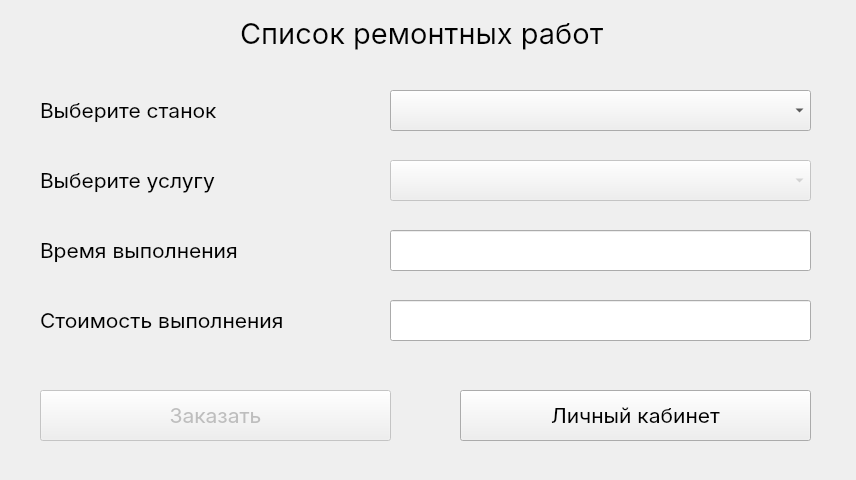
<?xml version="1.0" encoding="UTF-8"?>
<ui version="4.0">
 <class>ClientRepairsWindow</class>
 <widget class="QWidget" name="ClientRepairsWindow">
  <property name="geometry">
   <rect>
    <x>0</x>
    <y>0</y>
    <width>856</width>
    <height>480</height>
   </rect>
  </property>
  <property name="minimumSize">
   <size>
    <width>856</width>
    <height>480</height>
   </size>
  </property>
  <property name="maximumSize">
   <size>
    <width>856</width>
    <height>480</height>
   </size>
  </property>
  <property name="windowTitle">
   <string>Список ремонтных работ</string>
  </property>
  <widget class="QLabel" name="machine_label">
   <property name="geometry">
    <rect>
     <x>40</x>
     <y>90</y>
     <width>241</width>
     <height>41</height>
    </rect>
   </property>
   <property name="font">
    <font>
     <family>Inter</family>
     <pointsize>16</pointsize>
    </font>
   </property>
   <property name="text">
    <string>Выберите станок</string>
   </property>
   <property name="margin">
    <number>0</number>
   </property>
  </widget>
  <widget class="QLabel" name="repair_label">
   <property name="geometry">
    <rect>
     <x>40</x>
     <y>160</y>
     <width>231</width>
     <height>41</height>
    </rect>
   </property>
   <property name="font">
    <font>
     <family>Inter</family>
     <pointsize>16</pointsize>
    </font>
   </property>
   <property name="text">
    <string>Выберите услугу</string>
   </property>
   <property name="margin">
    <number>0</number>
   </property>
  </widget>
  <widget class="QPushButton" name="go_area_button">
   <property name="geometry">
    <rect>
     <x>460</x>
     <y>390</y>
     <width>351</width>
     <height>51</height>
    </rect>
   </property>
   <property name="font">
    <font>
     <family>Inter</family>
     <pointsize>16</pointsize>
    </font>
   </property>
   <property name="text">
    <string>Личный кабинет</string>
   </property>
  </widget>
  <widget class="QLabel" name="list_reapirs_label">
   <property name="geometry">
    <rect>
     <x>240</x>
     <y>10</y>
     <width>471</width>
     <height>45</height>
    </rect>
   </property>
   <property name="font">
    <font>
     <family>Inter</family>
     <pointsize>22</pointsize>
    </font>
   </property>
   <property name="text">
    <string>Список ремонтных работ</string>
   </property>
  </widget>
  <widget class="QPushButton" name="order_button">
   <property name="enabled">
    <bool>false</bool>
   </property>
   <property name="geometry">
    <rect>
     <x>40</x>
     <y>390</y>
     <width>351</width>
     <height>51</height>
    </rect>
   </property>
   <property name="font">
    <font>
     <family>Inter</family>
     <pointsize>16</pointsize>
    </font>
   </property>
   <property name="text">
    <string>Заказать</string>
   </property>
  </widget>
  <widget class="QComboBox" name="repair_combo_box">
   <property name="enabled">
    <bool>false</bool>
   </property>
   <property name="geometry">
    <rect>
     <x>390</x>
     <y>160</y>
     <width>421</width>
     <height>41</height>
    </rect>
   </property>
   <property name="font">
    <font>
     <family>Inter</family>
     <pointsize>16</pointsize>
    </font>
   </property>
   <property name="placeholderText">
    <string>Услуга</string>
   </property>
  </widget>
  <widget class="QComboBox" name="machine_combo_box">
   <property name="enabled">
    <bool>true</bool>
   </property>
   <property name="geometry">
    <rect>
     <x>390</x>
     <y>90</y>
     <width>421</width>
     <height>41</height>
    </rect>
   </property>
   <property name="font">
    <font>
     <family>Inter</family>
     <pointsize>16</pointsize>
    </font>
   </property>
   <property name="placeholderText">
    <string>Станок</string>
   </property>
  </widget>
  <widget class="QLabel" name="execution_time_label">
   <property name="geometry">
    <rect>
     <x>40</x>
     <y>230</y>
     <width>261</width>
     <height>41</height>
    </rect>
   </property>
   <property name="font">
    <font>
     <family>Inter</family>
     <pointsize>16</pointsize>
    </font>
   </property>
   <property name="text">
    <string>Время выполнения</string>
   </property>
   <property name="margin">
    <number>0</number>
   </property>
  </widget>
  <widget class="QLabel" name="execution_cost_label">
   <property name="geometry">
    <rect>
     <x>40</x>
     <y>300</y>
     <width>321</width>
     <height>41</height>
    </rect>
   </property>
   <property name="font">
    <font>
     <family>Inter</family>
     <pointsize>16</pointsize>
    </font>
   </property>
   <property name="text">
    <string>Стоимость выполнения</string>
   </property>
   <property name="margin">
    <number>0</number>
   </property>
  </widget>
  <widget class="QLineEdit" name="execution_time_line_edit">
   <property name="geometry">
    <rect>
     <x>390</x>
     <y>230</y>
     <width>421</width>
     <height>41</height>
    </rect>
   </property>
   <property name="font">
    <font>
     <family>Inter</family>
     <pointsize>16</pointsize>
    </font>
   </property>
   <property name="readOnly">
    <bool>true</bool>
   </property>
  </widget>
  <widget class="QLineEdit" name="execution_cost_line_edit">
   <property name="geometry">
    <rect>
     <x>390</x>
     <y>300</y>
     <width>421</width>
     <height>41</height>
    </rect>
   </property>
   <property name="font">
    <font>
     <family>Inter</family>
     <pointsize>16</pointsize>
    </font>
   </property>
   <property name="readOnly">
    <bool>true</bool>
   </property>
  </widget>
 </widget>
 <resources/>
 <connections/>
</ui>
